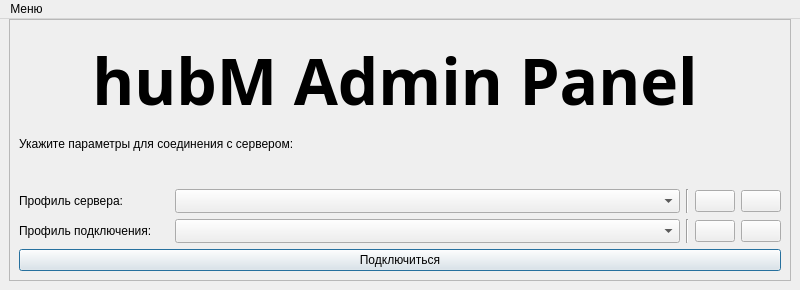
<?xml version="1.0" encoding="UTF-8"?>
<ui version="4.0">
 <class>Launch</class>
 <widget class="QMainWindow" name="Launch">
  <property name="geometry">
   <rect>
    <x>0</x>
    <y>0</y>
    <width>800</width>
    <height>290</height>
   </rect>
  </property>
  <property name="sizePolicy">
   <sizepolicy hsizetype="Fixed" vsizetype="Fixed">
    <horstretch>0</horstretch>
    <verstretch>0</verstretch>
   </sizepolicy>
  </property>
  <property name="minimumSize">
   <size>
    <width>800</width>
    <height>290</height>
   </size>
  </property>
  <property name="maximumSize">
   <size>
    <width>800</width>
    <height>290</height>
   </size>
  </property>
  <property name="windowTitle">
   <string>hubM Admin Panel Connect</string>
  </property>
  <property name="windowIcon">
   <iconset>
    <normaloff>:/res/icon_connect</normaloff>:/res/icon_connect</iconset>
  </property>
  <property name="documentMode">
   <bool>false</bool>
  </property>
  <widget class="QWidget" name="centralwidget">
   <layout class="QGridLayout" name="gridLayout">
    <property name="topMargin">
     <number>0</number>
    </property>
    <item row="0" column="0">
     <widget class="QFrame" name="frame">
      <property name="frameShape">
       <enum>QFrame::Shape::StyledPanel</enum>
      </property>
      <layout class="QVBoxLayout" name="verticalLayout_4">
       <property name="topMargin">
        <number>0</number>
       </property>
       <item>
        <layout class="QHBoxLayout" name="horizontalLayout">
         <item>
          <layout class="QVBoxLayout" name="verticalLayout">
           <property name="sizeConstraint">
            <enum>QLayout::SizeConstraint::SetDefaultConstraint</enum>
           </property>
           <item>
            <widget class="QFrame" name="frame_2">
             <property name="frameShape">
              <enum>QFrame::Shape::NoFrame</enum>
             </property>
             <property name="frameShadow">
              <enum>QFrame::Shadow::Raised</enum>
             </property>
             <property name="lineWidth">
              <number>0</number>
             </property>
             <widget class="QLabel" name="label_5">
              <property name="geometry">
               <rect>
                <x>0</x>
                <y>60</y>
                <width>571</width>
                <height>71</height>
               </rect>
              </property>
              <property name="sizePolicy">
               <sizepolicy hsizetype="Minimum" vsizetype="Minimum">
                <horstretch>0</horstretch>
                <verstretch>0</verstretch>
               </sizepolicy>
              </property>
              <property name="text">
               <string>&lt;html&gt;&lt;head/&gt;&lt;body&gt;&lt;p&gt;Укажите параметры для соединения с сервером:&lt;/p&gt;&lt;/body&gt;&lt;/html&gt;</string>
              </property>
              <property name="textFormat">
               <enum>Qt::TextFormat::RichText</enum>
              </property>
              <property name="scaledContents">
               <bool>false</bool>
              </property>
              <property name="alignment">
               <set>Qt::AlignmentFlag::AlignBottom|Qt::AlignmentFlag::AlignLeading|Qt::AlignmentFlag::AlignLeft</set>
              </property>
             </widget>
             <widget class="QLabel" name="label_9">
              <property name="geometry">
               <rect>
                <x>60</x>
                <y>0</y>
                <width>632</width>
                <height>121</height>
               </rect>
              </property>
              <property name="sizePolicy">
               <sizepolicy hsizetype="Expanding" vsizetype="Expanding">
                <horstretch>0</horstretch>
                <verstretch>0</verstretch>
               </sizepolicy>
              </property>
              <property name="font">
               <font>
                <family>Britannic</family>
                <pointsize>14</pointsize>
                <bold>true</bold>
               </font>
              </property>
              <property name="text">
               <string>&lt;html&gt;&lt;head/&gt;&lt;body&gt;&lt;p&gt;&lt;span style=&quot; font-size:48pt;&quot;&gt;hubM Admin Panel&lt;/span&gt;&lt;/p&gt;&lt;/body&gt;&lt;/html&gt;</string>
              </property>
              <property name="textFormat">
               <enum>Qt::TextFormat::MarkdownText</enum>
              </property>
              <property name="scaledContents">
               <bool>false</bool>
              </property>
              <property name="alignment">
               <set>Qt::AlignmentFlag::AlignCenter</set>
              </property>
             </widget>
             <widget class="QLabel" name="label">
              <property name="geometry">
               <rect>
                <x>670</x>
                <y>50</y>
                <width>71</width>
                <height>71</height>
               </rect>
              </property>
              <property name="maximumSize">
               <size>
                <width>120</width>
                <height>120</height>
               </size>
              </property>
              <property name="pixmap">
               <pixmap resource="resources.qrc">:/res/image/hub_fill.png</pixmap>
              </property>
              <property name="scaledContents">
               <bool>true</bool>
              </property>
              <property name="wordWrap">
               <bool>false</bool>
              </property>
              <property name="openExternalLinks">
               <bool>false</bool>
              </property>
             </widget>
            </widget>
           </item>
          </layout>
         </item>
        </layout>
       </item>
       <item>
        <layout class="QVBoxLayout" name="verticalLayout_5">
         <item>
          <layout class="QVBoxLayout" name="verticalLayout_6">
           <item>
            <layout class="QHBoxLayout" name="horizontalLayout_3">
             <item>
              <widget class="QLabel" name="label_6">
               <property name="minimumSize">
                <size>
                 <width>150</width>
                 <height>0</height>
                </size>
               </property>
               <property name="text">
                <string>Профиль сервера:</string>
               </property>
              </widget>
             </item>
             <item>
              <widget class="QComboBox" name="cb_servers">
               <property name="sizePolicy">
                <sizepolicy hsizetype="MinimumExpanding" vsizetype="Fixed">
                 <horstretch>0</horstretch>
                 <verstretch>0</verstretch>
                </sizepolicy>
               </property>
               <property name="maxVisibleItems">
                <number>15</number>
               </property>
               <property name="maxCount">
                <number>15</number>
               </property>
               <property name="sizeAdjustPolicy">
                <enum>QComboBox::SizeAdjustPolicy::AdjustToMinimumContentsLengthWithIcon</enum>
               </property>
              </widget>
             </item>
             <item>
              <widget class="Line" name="line_2">
               <property name="orientation">
                <enum>Qt::Orientation::Vertical</enum>
               </property>
              </widget>
             </item>
             <item>
              <widget class="QPushButton" name="btn_server_new">
               <property name="text">
                <string/>
               </property>
               <property name="icon">
                <iconset theme="folder-new"/>
               </property>
              </widget>
             </item>
             <item>
              <widget class="QPushButton" name="btn_server_delete">
               <property name="text">
                <string/>
               </property>
               <property name="icon">
                <iconset theme="edit-delete"/>
               </property>
              </widget>
             </item>
            </layout>
           </item>
           <item>
            <layout class="QHBoxLayout" name="horizontalLayout_4">
             <item>
              <widget class="QLabel" name="label_8">
               <property name="minimumSize">
                <size>
                 <width>150</width>
                 <height>0</height>
                </size>
               </property>
               <property name="text">
                <string>Профиль подключения:</string>
               </property>
              </widget>
             </item>
             <item>
              <widget class="QComboBox" name="cb_creds">
               <property name="sizePolicy">
                <sizepolicy hsizetype="MinimumExpanding" vsizetype="Fixed">
                 <horstretch>0</horstretch>
                 <verstretch>0</verstretch>
                </sizepolicy>
               </property>
               <property name="maxVisibleItems">
                <number>15</number>
               </property>
               <property name="maxCount">
                <number>15</number>
               </property>
               <property name="sizeAdjustPolicy">
                <enum>QComboBox::SizeAdjustPolicy::AdjustToMinimumContentsLengthWithIcon</enum>
               </property>
              </widget>
             </item>
             <item>
              <widget class="Line" name="line">
               <property name="orientation">
                <enum>Qt::Orientation::Vertical</enum>
               </property>
              </widget>
             </item>
             <item>
              <widget class="QPushButton" name="btn_creds_new">
               <property name="text">
                <string/>
               </property>
               <property name="icon">
                <iconset theme="contact-new"/>
               </property>
              </widget>
             </item>
             <item>
              <widget class="QPushButton" name="btn_creds_delete">
               <property name="text">
                <string/>
               </property>
               <property name="icon">
                <iconset theme="edit-delete"/>
               </property>
              </widget>
             </item>
            </layout>
           </item>
          </layout>
         </item>
         <item>
          <widget class="QPushButton" name="btn_connect">
           <property name="text">
            <string>Подключиться</string>
           </property>
           <property name="icon">
            <iconset theme="utilities-system-monitor"/>
           </property>
           <property name="checkable">
            <bool>false</bool>
           </property>
           <property name="autoDefault">
            <bool>true</bool>
           </property>
           <property name="default">
            <bool>true</bool>
           </property>
          </widget>
         </item>
        </layout>
       </item>
      </layout>
     </widget>
    </item>
   </layout>
  </widget>
  <widget class="QMenuBar" name="menuBar">
   <property name="geometry">
    <rect>
     <x>0</x>
     <y>0</y>
     <width>800</width>
     <height>22</height>
    </rect>
   </property>
   <widget class="QMenu" name="menu">
    <property name="title">
     <string>Меню</string>
    </property>
    <widget class="QMenu" name="menu_2">
     <property name="title">
      <string>Сброс настроек</string>
     </property>
     <property name="icon">
      <iconset theme="document-properties"/>
     </property>
     <addaction name="menu_reset_servers"/>
     <addaction name="menu_reset_creds"/>
     <addaction name="menu_reset_all_profiles"/>
     <addaction name="menu_reset_master_password"/>
    </widget>
    <addaction name="menu_2"/>
    <addaction name="menu_update"/>
    <addaction name="menu_connect"/>
   </widget>
   <addaction name="menu"/>
  </widget>
  <action name="menu_reset_servers">
   <property name="text">
    <string>Сброс профилей сервера</string>
   </property>
  </action>
  <action name="menu_reset_creds">
   <property name="text">
    <string>Сброс профилей подключения</string>
   </property>
  </action>
  <action name="menu_update">
   <property name="icon">
    <iconset theme="emblem-downloads"/>
   </property>
   <property name="text">
    <string>Обновление</string>
   </property>
  </action>
  <action name="menu_reset_all_profiles">
   <property name="text">
    <string>Сброс всех профилей</string>
   </property>
  </action>
  <action name="menu_reset_master_password">
   <property name="text">
    <string>Сброс мастер пароля</string>
   </property>
  </action>
  <action name="menu_connect">
   <property name="icon">
    <iconset theme="utilities-system-monitor"/>
   </property>
   <property name="text">
    <string>Подключиться</string>
   </property>
  </action>
 </widget>
 <tabstops>
  <tabstop>btn_connect</tabstop>
  <tabstop>cb_creds</tabstop>
  <tabstop>btn_creds_new</tabstop>
  <tabstop>btn_creds_delete</tabstop>
 </tabstops>
 <resources>
  <include location="resources.qrc"/>
 </resources>
 <connections/>
</ui>
